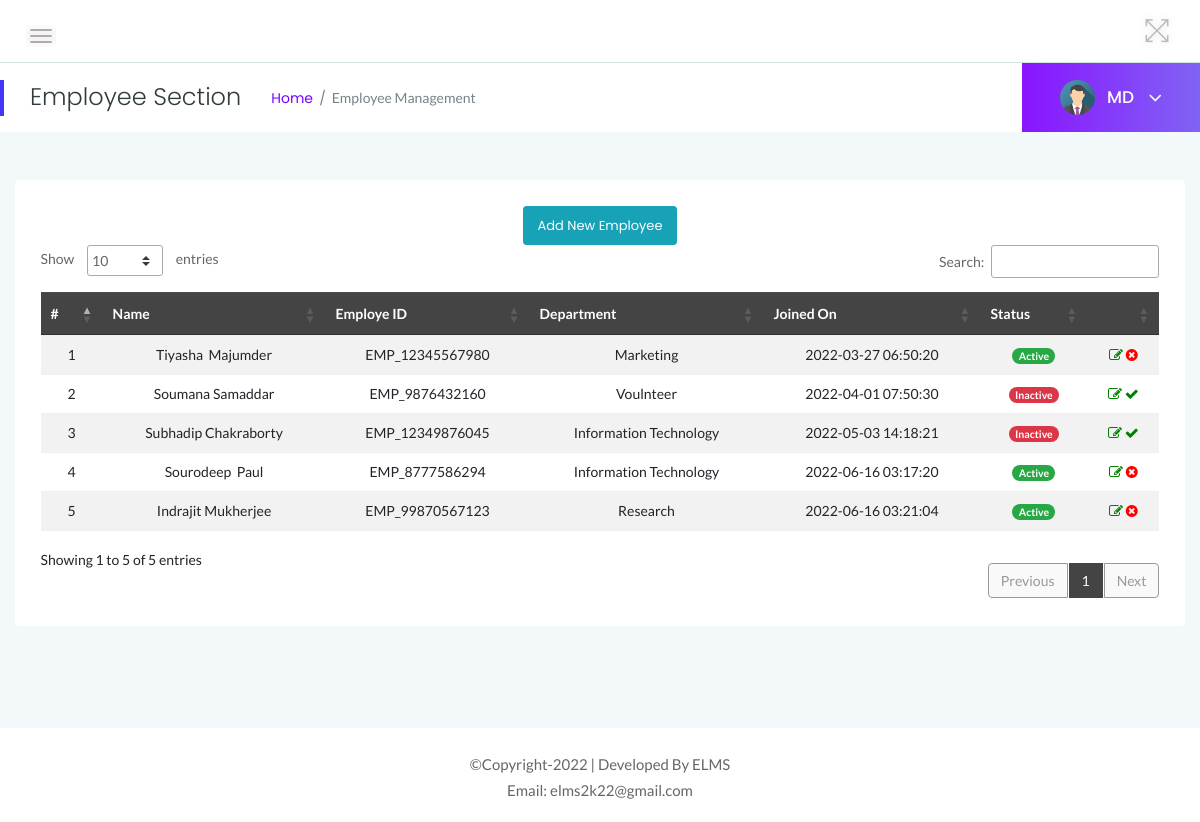
Screenshot of /MD/employees.php (signed in) with the database file from the repository.
### tables this page shows
CREATE TABLE `tblemployees` (
  `id` int(11) NOT NULL,
  `EmpId` varchar(100) NOT NULL,
  `FirstName` varchar(150) NOT NULL,
  `LastName` varchar(150) NOT NULL,
  `EmailId` varchar(200) NOT NULL,
  `Password` varchar(180) NOT NULL,
  `Gender` varchar(100) NOT NULL,
  `Dob` varchar(100) NOT NULL,
  `Department` varchar(255) NOT NULL,
  `Address` varchar(255) NOT NULL,
  `City` varchar(200) NOT NULL,
  `Country` varchar(150) NOT NULL,
  `Phonenumber` char(11) NOT NULL,
  `Status` int(1) NOT NULL,
  `RegDate` timestamp NOT NULL DEFAULT current_timestamp()
);

### MD/employees.php (the view, shortened to what this page needs)
<?php
    include('../includes/dbconn.php');
    if(strlen($_SESSION['alogin'])==0){
    header('location:index.php');
    } else {
 ?>
<!doctype html>
<html class="no-js" lang="en">
<head>
    <link rel="stylesheet" href="../assets/css/bootstrap.min.css">
    <link rel="stylesheet" href="../assets/css/font-awesome.min.css">
    <link rel="stylesheet" href="../assets/css/themify-icons.css">
    <link rel="stylesheet" href="../assets/css/metisMenu.css">
    <link rel="stylesheet" href="../assets/css/owl.carousel.min.css">
    <link rel="stylesheet" href="../assets/css/slicknav.min.css">
    <link rel="stylesheet" href="https://www.amcharts.com/lib/3/plugins/export/export.css" type="text/css" media="all" />
    <link rel="stylesheet" type="text/css" href="https://cdn.datatables.net/1.10.19/css/jquery.dataTables.css">
    <link rel="stylesheet" type="text/css" href="https://cdn.datatables.net/1.10.18/css/dataTables.bootstrap4.min.css">
    <link rel="stylesheet" type="text/css" href="https://cdn.datatables.net/responsive/2.2.3/css/responsive.bootstrap.min.css">
    <link rel="stylesheet" type="text/css" href="https://cdn.datatables.net/responsive/2.2.3/css/responsive.jqueryui.min.css">
    <link rel="stylesheet" href="../assets/css/typography.css">
    <link rel="stylesheet" href="../assets/css/default-css.css">
    <link rel="stylesheet" href="../assets/css/styles.css">
    <link rel="stylesheet" href="../assets/css/responsive.css">
</head>
<body>
    <div class="page-container">
        <div class="main-content">
            <div class="header-area">
                <div class="row align-items-center">
                    <div class="col-md-6 col-sm-8 clearfix">
                        <div class="nav-btn pull-left">
                            <span></span>
                            <span></span>
                            <span></span>
                        </div>
                    </div>
                    <div class="col-md-6 col-sm-4 clearfix">
                        <ul class="notification-area pull-right">
                            <li id="full-view"><i class="ti-fullscreen"></i></li>
                        </ul>
                    </div>
                </div>
            </div>
            <div class="page-title-area">
                <div class="row align-items-center">
                    <div class="col-sm-6">
                        <div class="breadcrumbs-area clearfix">
                            <h4 class="page-title pull-left">Employee Section</h4>
                            <ul class="breadcrumbs pull-left">
                                <li><a href="dashboard.php">Home</a></li>
                                <li><span>Employee Management</span></li>
                            </ul>
                        </div>
                    </div>
                    <div class="col-sm-6 clearfix">
                        <div class="user-profile pull-right">
                            <img class="avatar user-thumb" src="../assets/images/avatar.png" alt="avatar">
                            <h4 class="user-name dropdown-toggle" data-toggle="dropdown">MD <i class="fa fa-angle-down"></i></h4>
                        </div>
                    </div>
                </div>
            </div>
            <div class="main-content-inner">
                <div class="row">
                    <div class="col-12 mt-5">
                        <div class="card">
                            <div class="card-body">
                                <div class="data-tables datatable-dark">
                                <center><a href="add-employee.php" class="btn btn-sm btn-info">Add New Employee</a></center>
                                    <table id="dataTable3" class="table table-hover table-striped text-center">
                                        <thead class="text-capitalize">
                                            <tr>
                                                <th>#</th>
                                                <th>Name</th>
                                                <th>Employe ID</th>
                                                <th>Department</th>
                                                <th>Joined On</th>
                                                <th>Status</th>
                                                <th></th>
                                            </tr>
                                        </thead>
                                        <tbody>
                                    <?php
                                    $sql = "SELECT EmpId,FirstName,LastName,Department,Status,RegDate,id from  tblemployees";
                                    $query = $dbh -> prepare($sql);
                                    $query->execute();
                                    $results=$query->fetchAll(PDO::FETCH_OBJ);
                                    $cnt=1;
                                    if($query->rowCount() > 0)
                                    {
                                    foreach($results as $result)
                                    {               ?>
                                        <tr>
                                            <td> <?php echo htmlentities($cnt);?></td>
                                            <td><?php echo htmlentities($result->FirstName);?>&nbsp;<?php echo htmlentities($result->LastName);?></td>
                                            <td><?php echo htmlentities($result->EmpId);?></td>
                                            <td><?php echo htmlentities($result->Department);?></td>
                                             <td><?php echo htmlentities($result->RegDate);?></td>
                                             <td><?php $stats=$result->Status;
                                            if($stats){
                                             ?>
                                                 <span class="badge badge-pill badge-success">Active</span>
                                                 <?php } else { ?>
                                                 <span class="badge badge-pill badge-danger">Inactive</span>
                                                 <?php } ?>
                                             </td>
                                            <td><a href="update-employee.php?empid=<?php echo htmlentities($result->id);?>"><i class="fa fa-edit" style="color:green"></i></a>
                                        <?php if($result->Status==1)
                                        {?>
                                        <a href="employees.php?inid=<?php echo htmlentities($result->id);?>" onclick="return confirm('Are you sure you want to inactive this employee?');"" > <i class="fa fa-times-circle" style="color:red" title="Inactive"></i>
                                        <?php } else {?>
                                            <a href="employees.php?id=<?php echo htmlentities($result->id);?>" onclick="return confirm('Are you sure you want to active this employee?');""><i class="fa fa-check" style="color:green" title="Active"></i>
                                            <?php } ?> </td>
                                        </tr>
                                         <?php $cnt++;} }?>
                                    </tbody>
                                    </table>
                                </div>
                            </div>
                        </div>
                    </div>
                </div>
                </div>
            </div>
            <?php include '../includes/footer.php' ?>
        </div>
</body>
</html>
<?php } ?>

### assets/css/styles.css (style rules this page uses)
.page-container { width: 100%; height: 100%; min-height: 100vh; padding-left: 280px; -webkit-transition: padding-left 0.3s ease 0s; transition: padding-left 0.3s ease 0s; }
.sbar_collapsed.page-container { padding-left: 0; }
.card { border: none; border-radius: 4px; background-color: #fff; -webkit-transition: all 0.3s ease 0s; transition: all 0.3s ease 0s; }
.card-body { padding: 25.6px; padding: 1.6rem; }
.main-content { width: 100%; background: #f3f8fb; }
.main-content-inner { padding: 0 30px 50px; }
.header-area { padding: 15px 30px; background: #fff; border-bottom: 1px solid #d8e3e7; }
.nav-btn { margin: 10px 30px 0 0; cursor: pointer; }
.nav-btn span { display: block; width: 22px; height: 2px; background: #b3aaaa; margin: 4px 0; border-radius: 15px; -webkit-transition: all 0.3s ease 0s; transition: all 0.3s ease 0s; box-shadow: 0 0 0 4px rgba(99, 96, 96, 0.03); }
.nav-btn span:nth-child(2) { opacity: 0; }
.nav-btn span:first-child { -webkit-transform: rotate(45deg) translate(5px, 5px); transform: rotate(45deg) translate(5px, 5px); }
.nav-btn span:last-child { -webkit-transform: rotate(-45deg) translate(3px, -3px); transform: rotate(-45deg) translate(3px, -3px); }
.sbar_collapsed .nav-btn span { transform: none; opacity: 1; }
.notification-area { -webkit-user-select: none; -moz-user-select: none; -ms-user-select: none; user-select: none; position: relative; z-index: 1; }
.notification-area li { display: inline-block; margin-left: 20px; cursor: pointer; -webkit-user-select: none; -moz-user-select: none; -ms-user-select: none; user-select: none; }
.notification-area li > i { font-size: 26px; color: #bdbcbc; vertical-align: middle; text-shadow: 0 0 8px rgba(0, 0, 0, 0.12); -webkit-transition: color 0.3s ease 0s; transition: color 0.3s ease 0s; }
.notification-area li#full-view { display: inline-block; }
.page-title-area { padding: 0 30px; background: #fff; position: relative; }
.page-title-area:before { content: ""; position: absolute; left: 0; top: 50%; width: 4px; height: 36px; background: var(--primary-color); -webkit-transform: translateY(-50%); transform: translateY(-50%); }
.page-title { font-size: 24px; font-weight: 300; color: #313b3d; letter-spacing: 0; margin-right: 30px; }
ul.breadcrumbs { margin-top: 4px; }
.breadcrumbs li { display: inline-block; }
.breadcrumbs li a, .breadcrumbs li span { display: block; font-size: 14px; font-weight: 400; color: #7801ff; letter-spacing: 0; margin-right: 16px; position: relative; }
.breadcrumbs li a:before { content: "/"; color: #768387; position: absolute; right: -13px; top: 0; }
.breadcrumbs li span { margin-right: 0; color: #768387; text-transform: capitalize; }
.user-profile { margin-right: -30px; display: -webkit-box; display: -ms-flexbox; display: flex; -webkit-box-align: center; -ms-flex-align: center; align-items: center; -ms-flex-wrap: wrap; flex-wrap: wrap; background: -webkit-linear-gradient(left, #8914fe 0%, #8063f5 100%); background: linear-gradient(to right, #8914fe 0%, #8063f5 100%); padding: 17px 38px; position: relative; }
.user-profile img.avatar { height: 35px; width: 35px; border-radius: 50%; margin-right: 12px; }
.user-name { font-size: 17px; font-weight: 500; color: #fff; letter-spacing: 0; cursor: pointer; -webkit-user-select: none; -moz-user-select: none; -ms-user-select: none; user-select: none; }
.user-name i { margin-left: 10px; font-size: 21px; vertical-align: middle; position: relative; }
.notification-area .dropdown-toggle, .user-name.dropdown-toggle { position: relative; }
.notification-area .dropdown-toggle:after, .user-name.dropdown-toggle:after { display: none; }
.btn { padding: 11px 17px; font-size: 13px; letter-spacing: 0; }
.btn-sm { padding: 9px 14px; }
table tr th { border-bottom: none; }
table tr th, table tr td { border-top: 1px solid rgba(120, 130, 140, 0.13) !important; }
table.dataTable.no-footer { border-bottom: 1px solid rgba(120, 130, 140, 0.13) !important; }
table.dataTable thead th, table.dataTable thead td { border-bottom-color: transparent; }
.datatable-dark thead { background: #444; color: #fff; }

### rows the page displays
tblemployees: FirstName "Tiyasha", LastName "Majumder", EmpId "EMP_12345567980", Department "Marketing", RegDate "2022-03-27 06:50:20", Status "Active"
tblemployees: FirstName "Soumana", LastName "Samaddar", EmpId "EMP_9876432160", Department "Voulnteer", RegDate "2022-04-01 07:50:30", Status "Inactive"
tblemployees: FirstName "Subhadip", LastName "Chakraborty", EmpId "EMP_12349876045", Department "Information Technology", RegDate "2022-05-03 14:18:21", Status "Inactive"
tblemployees: FirstName "Sourodeep", LastName "Paul", EmpId "EMP_8777586294", Department "Information Technology", RegDate "2022-06-16 03:17:20", Status "Active"
tblemployees: FirstName "Indrajit", LastName "Mukherjee", EmpId "EMP_99870567123", Department "Research", RegDate "2022-06-16 03:21:04", Status "Active"
